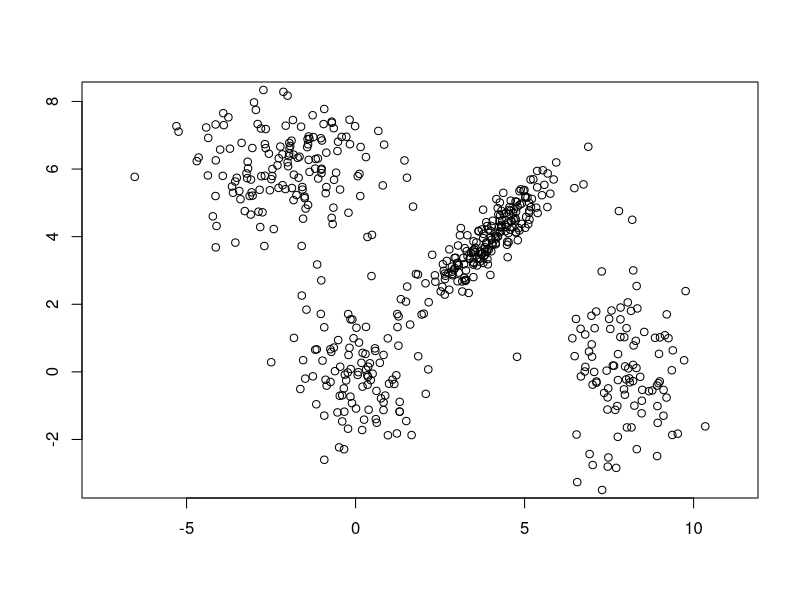
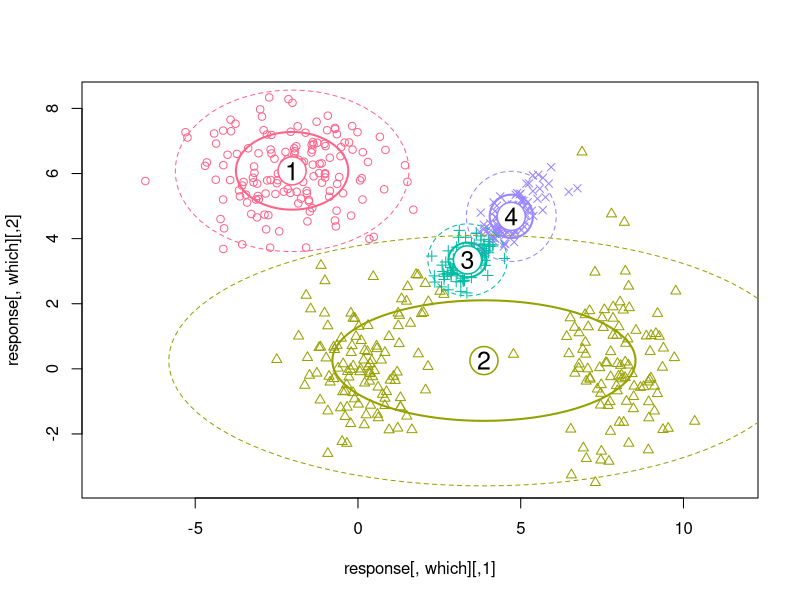
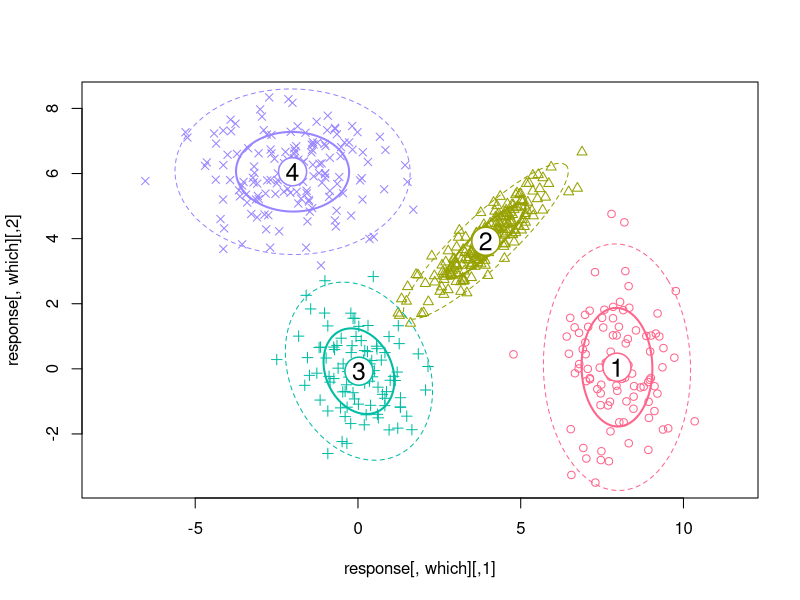
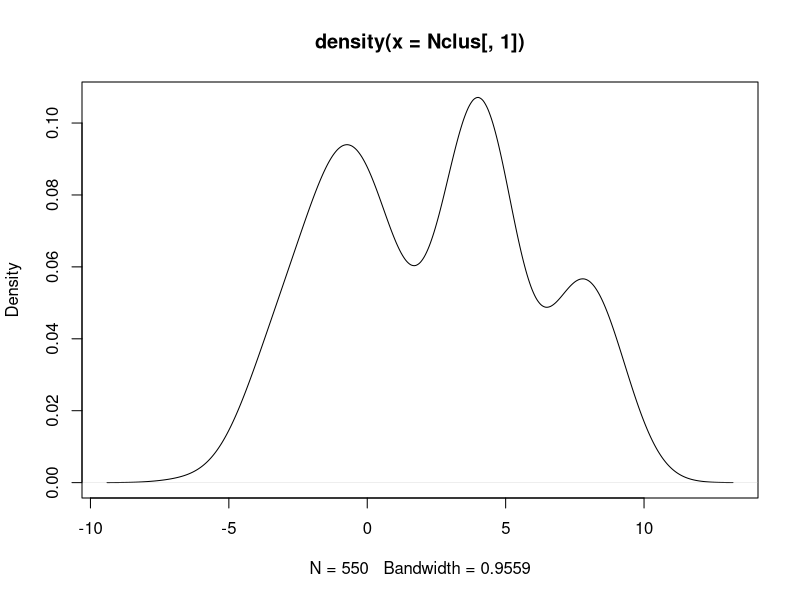

Source code (R) for these figures, in order:
library(flexmix)


### Name: FLXMCmvnorm
### Title: FlexMix Clustering Demo Driver
### Aliases: FLXMCmvnorm FLXMCnorm1 FLXmclust
### Keywords: cluster

### ** Examples

data("Nclus", package = "flexmix")

require("MASS")
eqscplot(Nclus)

## This model is wrong (one component has a non-diagonal cov matrix)
ex1 <- flexmix(Nclus ~ 1, k = 4, model = FLXMCmvnorm())
print(ex1)
plotEll(ex1, Nclus)

## True model, wrong number of components
ex2 <- flexmix(Nclus ~ 1, k = 6, model = FLXMCmvnorm(diagonal = FALSE))  
print(ex2)

plotEll(ex2, Nclus)

## Get parameters of first component
parameters(ex2, component = 1)

## Have a look at the posterior probabilies of 10 random observations
ok <- sample(1:nrow(Nclus), 10)
p  <- posterior(ex2)[ok, ]
p

## The following two should be the same
max.col(p)
clusters(ex2)[ok]
## Don't show: 
  stopifnot(all.equal(max.col(p), clusters(ex2)[ok]))
## End(Don't show)
## Now try the univariate case
plot(density(Nclus[, 1]))

ex3 <- flexmix(Nclus[, 1] ~ 1, cluster = cut(Nclus[, 1], 3),
               model = FLXMCnorm1())
ex3
parameters(ex3)
